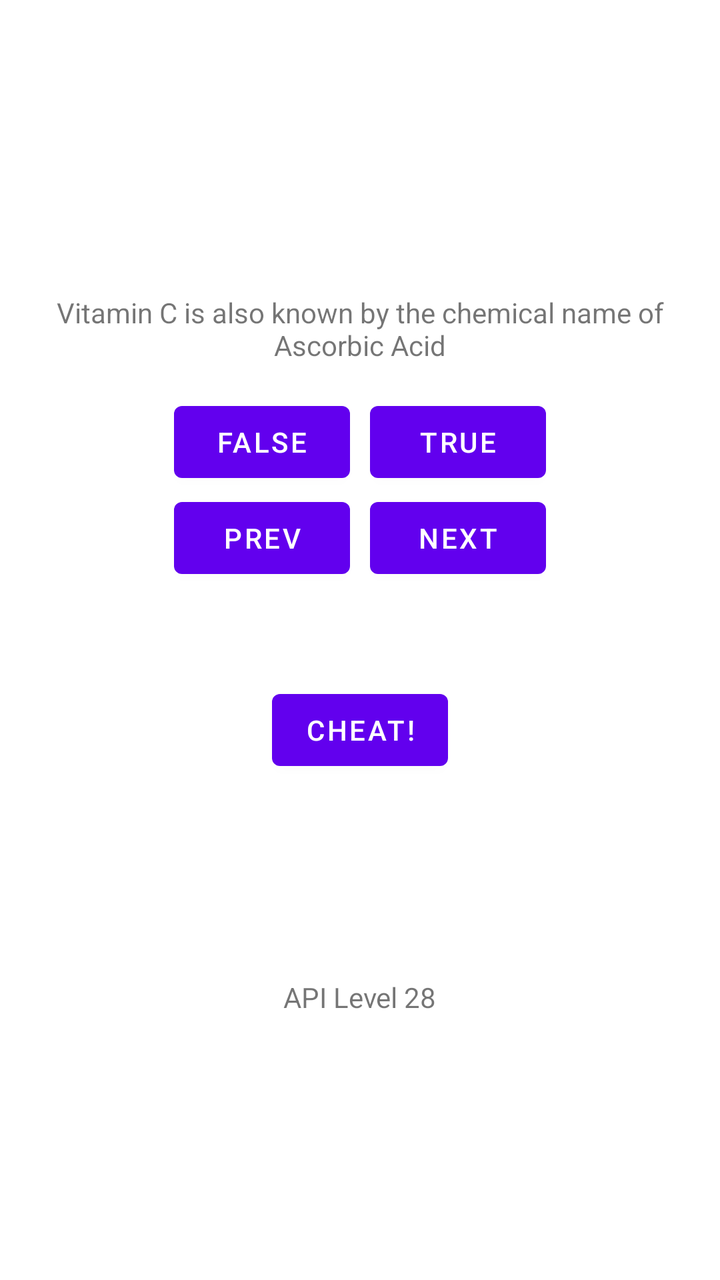
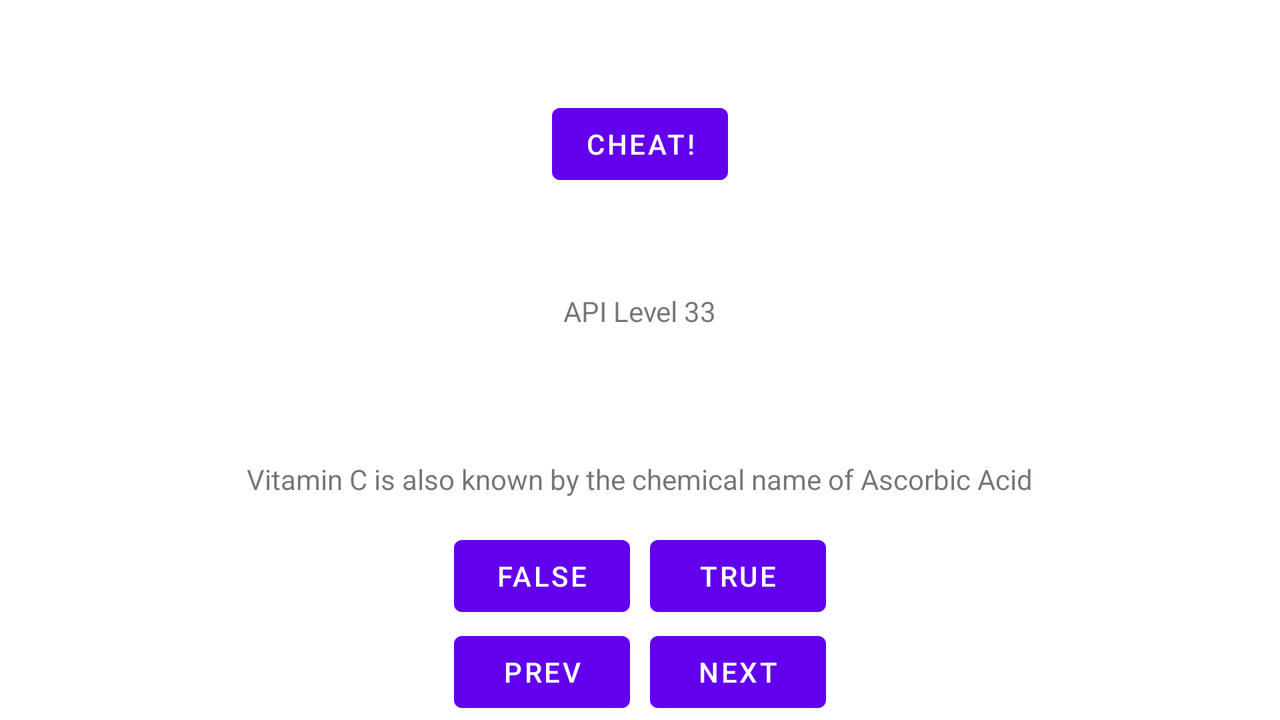

Two renders of one Android screen. The first uses the default layout on a phone; the second uses the alternative layout the repository ships for a different screen configuration, on a matching device. The two XML files are below.
<!-- AndroidManifest.xml: application theme Theme.QuazApp -->
<!-- res/layout/activity_main.xml -->
<?xml version="1.0" encoding="utf-8"?>
<LinearLayout xmlns:android="http://schemas.android.com/apk/res/android"
              xmlns:tools="http://schemas.android.com/tools"
              xmlns:app="http://schemas.android.com/apk/res-auto"
              android:orientation="vertical"
              android:gravity="center"
              android:layout_width="match_parent"
              android:layout_height="match_parent"
              tools:context=".MainActivity"
>

    <TextView
            android:id="@+id/question_text"

            android:layout_width="wrap_content"
            android:layout_height="wrap_content"
            android:textSize="14sp"
            android:padding="15dp"
            android:gravity="center"

            tools:text="@string/quest_1"/>

    <LinearLayout
            android:layout_width="wrap_content"
            android:layout_height="wrap_content">

        <com.google.android.material.button.MaterialButton
                android:id="@+id/false_button"
                android:layout_width="wrap_content"
                android:layout_height="wrap_content"
                android:layout_marginEnd="5dp"
                android:text="@string/false_button_text"
        />

        <com.google.android.material.button.MaterialButton
                android:id="@+id/true_button"
                android:layout_width="wrap_content"
                android:layout_height="wrap_content"
                android:layout_marginStart="5dp"
                android:text="@string/true_button_text"
        />

    </LinearLayout>

    <LinearLayout
            android:layout_width="wrap_content"
            android:layout_height="wrap_content">

        <com.google.android.material.button.MaterialButton
                android:id="@+id/prev_button"
                android:layout_width="wrap_content"
                android:layout_height="wrap_content"
                android:layout_marginEnd="5dp"
                android:text="@string/prev_button_text"
                app:icon="@drawable/prev"
                app:iconGravity="start"
        />

        <com.google.android.material.button.MaterialButton
                android:id="@+id/next_button"
                android:layout_width="wrap_content"
                android:layout_height="wrap_content"
                android:layout_marginStart="5dp"
                android:text="@string/next_button_text"
                app:icon="@drawable/next"
                app:iconGravity="end"
        />

    </LinearLayout>

    <com.google.android.material.button.MaterialButton
            android:id="@+id/cheat_button"
            android:layout_width="wrap_content"
            android:layout_height="wrap_content"
            android:text="@string/cheat_button_text"
            android:layout_marginTop="48dp"
    />

    <TextView
            android:id="@+id/api_lvl"
            android:layout_width="wrap_content"
            android:layout_height="wrap_content"
            android:layout_gravity="center"
            android:layout_marginTop="100dp"
            android:textSize="14sp"
            tools:text="API Level 28"
    />


</LinearLayout>
<!-- resources referenced by this layout -->
<resources>
  <string name="cheat_button_text">Cheat!</string>
  <string name="false_button_text">False</string>
  <string name="next_button_text">Next</string>
  <string name="prev_button_text">Prev</string>
  <string name="quest_1">Vitamin C is also known by the chemical name of Ascorbic Acid</string>
  <string name="true_button_text">True</string>
  <style name="Theme.QuazApp" parent="Theme.MaterialComponents.DayNight.DarkActionBar">
          
          <item name="colorPrimary">@color/purple_500</item>
          <item name="colorPrimaryVariant">@color/purple_700</item>
          <item name="colorOnPrimary">@color/white</item>
          
          <item name="colorSecondary">@color/teal_200</item>
          <item name="colorSecondaryVariant">@color/teal_700</item>
          <item name="colorOnSecondary">@color/black</item>
          
          <item name="android:statusBarColor">?attr/colorPrimaryVariant</item>
          
      </style>
</resources>
<!-- res/layout-land/activity_main.xml (the repository's variant of the layout above) -->
<!-- drawn on the phone turned sideways -->
<?xml version="1.0" encoding="utf-8"?>
<LinearLayout xmlns:android="http://schemas.android.com/apk/res/android"
              xmlns:tools="http://schemas.android.com/tools"
              xmlns:app="http://schemas.android.com/apk/res-auto"
              android:orientation="vertical"
              android:gravity="bottom|center_horizontal"
              android:layout_width="match_parent"
              android:layout_height="match_parent">

    <com.google.android.material.button.MaterialButton
            android:id="@+id/cheat_button"
            android:layout_width="wrap_content"
            android:layout_height="wrap_content"
            android:text="@string/cheat_button_text"
            android:layout_marginBottom="50dp"
    />

    <TextView
            android:id="@+id/api_lvl"
            android:layout_gravity="center"
            android:layout_width="wrap_content"
            android:layout_height="wrap_content"
            android:layout_marginBottom="50dp"
            android:textSize="14sp"
            tools:text="API Level 33"
    />

    <TextView
            android:id="@+id/question_text"

            android:layout_width="wrap_content"
            android:layout_height="wrap_content"
            android:textSize="14sp"
            android:padding="15dp"
            android:gravity="center"

            tools:text="@string/quest_1"/>

    <LinearLayout
            android:layout_width="wrap_content"
            android:layout_height="wrap_content">

        <com.google.android.material.button.MaterialButton
                android:id="@+id/false_button"
                android:layout_width="wrap_content"
                android:layout_height="wrap_content"
                android:layout_marginEnd="5dp"
                android:text="@string/false_button_text"
        />

        <com.google.android.material.button.MaterialButton
                android:id="@+id/true_button"
                android:layout_width="wrap_content"
                android:layout_height="wrap_content"
                android:layout_marginStart="5dp"
                android:text="@string/true_button_text"
        />

    </LinearLayout>

    <LinearLayout
            android:layout_width="wrap_content"
            android:layout_height="wrap_content">

        <com.google.android.material.button.MaterialButton
                android:id="@+id/prev_button"
                android:layout_width="wrap_content"
                android:layout_height="wrap_content"
                android:layout_marginEnd="5dp"
                android:text="@string/prev_button_text"
                app:icon="@drawable/prev"
                app:iconGravity="start"
        />

        <com.google.android.material.button.MaterialButton
                android:id="@+id/next_button"
                android:layout_width="wrap_content"
                android:layout_height="wrap_content"
                android:layout_marginStart="5dp"
                android:text="@string/next_button_text"
                app:icon="@drawable/next"
                app:iconGravity="end"
        />

    </LinearLayout>



</LinearLayout>
